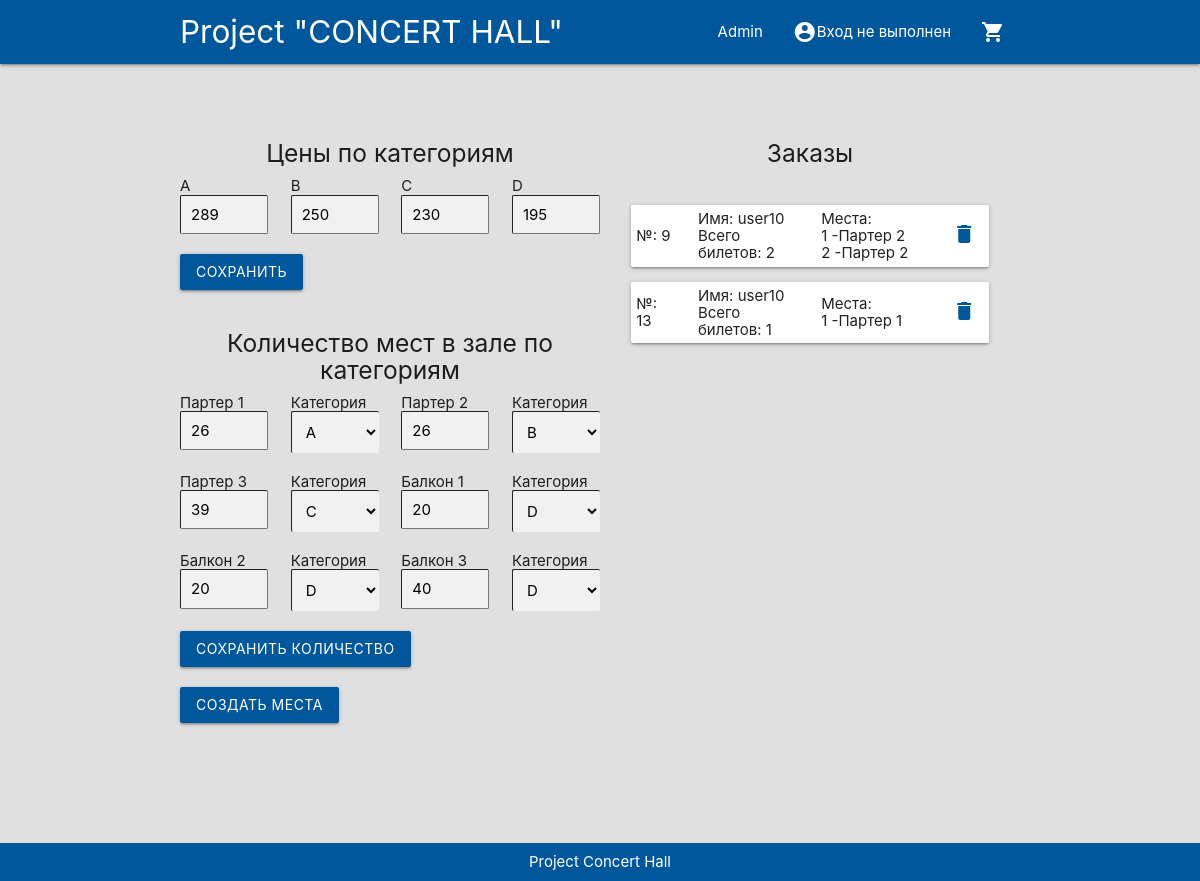
The page /index.php?route=admin on the database its author committed.
### tables this page shows
CREATE TABLE `orders` (
  `order_id` int(11) NOT NULL,
  `user_id` int(11) NOT NULL
);

CREATE TABLE `users` (
  `user_id` int(11) NOT NULL,
  `user_name` varchar(250) NOT NULL,
  `user_email` varchar(250) NOT NULL,
  `user_password` varchar(250) NOT NULL
);

CREATE TABLE `order_details` (
  `order_details_id` int(11) NOT NULL,
  `order_id` int(11) NOT NULL,
  `place_id` int(11) NOT NULL
);

CREATE TABLE `places` (
  `place_id` int(11) NOT NULL,
  `place_name` varchar(255) NOT NULL,
  `zone_id` int(11) NOT NULL,
  `category_id` int(11) NOT NULL,
  `place_status` int(11) NOT NULL
);

CREATE TABLE `zones` (
  `zone_id` int(11) NOT NULL,
  `zone_name` varchar(250) NOT NULL,
  `category_id` varchar(250) NOT NULL,
  `places_quantity` int(11) NOT NULL
);

### system/request.php (called while the page is built, shortened)
<?php
function getView($name, $data = '') {
    return require_once $_SERVER['DOCUMENT_ROOT'] . "/views/" . $name . ".php";
}
function getHeader($data = '') {
    return require_once $_SERVER['DOCUMENT_ROOT'] . "/controllers/header.php";
}
function getFooter($data = '') {
    return require_once $_SERVER['DOCUMENT_ROOT'] . "/controllers/footer.php";
}
function myLink($name, $id = '') {
    if (!empty($id)) {
        return 'index.php?route=' . $name . '&' . $name . '_id=' . $id;
    } else {
        return 'index.php?route=' . $name;
    }
}
            ?>

### controllers/header.php (called while the page is built)
<?php
getView('header');

### controllers/admin.php (called while the page is built, shortened)
<?php
$sql_get_orders_list = "SELECT * FROM orders LEFT JOIN users USING (user_id)";
$query_get_orders_list = mysqli_query($connect, $sql_get_orders_list);
foreach ($_SESSION['orders_list_add_places_quantity'] as $item) {
    $sql_get_places_numbers = "SELECT place_id, place_name, zone_name FROM order_details LEFT JOIN places USING (place_id) LEFT JOIN zones USING (zone_id) WHERE order_id='" . $item['order_id'] . "'";
    $query_get_places_numbers = mysqli_query($connect, $sql_get_places_numbers);
}
getView('admin');

### controllers/footer.php (called while the page is built)
<?php
getView('footer');

### views/admin.php (the view, shortened to what this page needs)
<?php
getHeader();
?>
<div class="row">
    <div class="col s6">
        <div class="row">
            <h5 class="center-align">Цены по категориям</h5>
            <form method="post">
                <div class="row">
                    <div class="col s3">
                        <label for="category_a_price">A</label>
                        <input type="number" name="category_a_price"
                               value="<?php echo !empty($_SESSION['category_a_price']) ? $_SESSION['category_a_price'] : ''; ?>"
                            <?php echo !empty($_SESSION['errors']['error_number']) ? 'class="error"' : '' ?>
                        >
                    </div>
                    <div class="col s3">
                        <label for="category_b_price">B</label>
                        <input type="number" name="category_b_price"
                               value="<?php echo !empty($_SESSION['category_b_price']) ? $_SESSION['category_b_price'] : ''; ?>"
                            <?php echo !empty($_SESSION['errors']['error_number']) ? 'class="error"' : '' ?>
                        >
                    </div>
                    <div class="col s3">
                        <label for="category_c_price">C</label>
                        <input type="number" name="category_c_price"
                               value="<?php echo !empty($_SESSION['category_c_price']) ? $_SESSION['category_c_price'] : ''; ?>"
                            <?php echo !empty($_SESSION['errors']['error_number']) ? 'class="error"' : '' ?>
                        >
                    </div>
                    <div class="col s3">
                        <label for="category_d_price">D</label>
                        <input type="number" name="category_d_price"
                               value="<?php echo !empty($_SESSION['category_d_price']) ? $_SESSION['category_d_price'] : ''; ?>"
                            <?php echo !empty($_SESSION['errors']['error_number']) ? 'class="error"' : '' ?>
                        >
                    </div>
                </div>
                <div class="row">
                    <div class="col s12">
                        <button type="submit"
                                class="btn waves-effect waves-light light-blue darken-4"
                                name="submit_category_price"
                                value="submit_category_price"
                        >Сохранить</button>
                    </div>
                </div>
            </form>
        </div>
        <div class="row">
            <h5 class="center-align">Количество мест в зале по категориям</h5>
            <form method="post">
                <div class="row">
                    <div class="col s3">
                        <label for="zone_1_quantity">Партер 1</label>
                        <input type="number" name="zone_1_quantity"
                               value="<?php echo !empty($_SESSION['zone_1_quantity']) ? $_SESSION['zone_1_quantity'] : ''; ?>"
                            <?php echo !empty($_SESSION['errors']['error_number']) ? 'class="error"' : '' ?>
                        >
                    </div>
                    <div class="col s3">
                        <label for="category_zone_1">Категория</label>
                        <select name="category_zone_1">
                            <option value="1" <?php echo $_SESSION['zone_1_category'] == '1' ? 'selected' : ''; ?>>A</option>
                        </select>
                    </div>
                    <div class="col s3">
                        <label for="zone_2_quantity">Партер 2</label>
                        <input type="number" name="zone_2_quantity"
                               value="<?php echo !empty($_SESSION['zone_2_quantity']) ? $_SESSION['zone_2_quantity'] : ''; ?>"
                            <?php echo !empty($_SESSION['errors']['error_number']) ? 'class="error"' : '' ?>
                        >
                    </div>
                    <div class="col s3">
                        <label for="category_zone_2">Категория</label>
                        <select name="category_zone_2">
                            <option value="2" <?php echo $_SESSION['zone_2_category'] == '2' ? 'selected' : ''; ?>>B</option>
                        </select>
                    </div>
                </div>
                <div class="row">
                    <div class="col s3">
                        <label for="zone_3_quantity">Партер 3</label>
                        <input type="number" name="zone_3_quantity"
                               value="<?php echo !empty($_SESSION['zone_3_quantity']) ? $_SESSION['zone_3_quantity'] : ''; ?>"
                            <?php echo !empty($_SESSION['errors']['error_number']) ? 'class="error"' : '' ?>
                        >
                    </div>
                    <div class="col s3">
                        <label for="category_zone_3">Категория</label>
                        <select name="category_zone_3">
                            <option value="3" <?php echo $_SESSION['zone_3_category'] == '3' ? 'selected' : ''; ?>>C</option>
                        </select>
                    </div>
                    <div class="col s3">
                        <label for="zone_4_quantity">Балкон 1</label>
                        <input type="number" name="zone_4_quantity"
                               value="<?php echo !empty($_SESSION['zone_4_quantity']) ? $_SESSION['zone_4_quantity'] : ''; ?>"
                            <?php echo !empty($_SESSION['errors']['error_number']) ? 'class="error"' : '' ?>
                        >
                    </div>
                    <div class="col s3">
                        <label for="category_zone_4">Категория</label>
                        <select name="category_zone_4">
                            <option value="4" <?php echo $_SESSION['zone_4_category'] == '4' ? 'selected' : ''; ?>>D</option>
                        </select>
                    </div>
                </div>
                <div class="row">
                    <div class="col s3">
                        <label for="zone_5_quantity">Балкон 2</label>
                        <input type="number" name="zone_5_quantity"
                               value="<?php echo !empty($_SESSION['zone_5_quantity']) ? $_SESSION['zone_5_quantity'] : ''; ?>"
                            <?php echo !empty($_SESSION['errors']['error_number']) ? 'class="error"' : '' ?>
                        >
                    </div>
                    <div class="col s3">
                        <label for="category_zone_5">Категория</label>
                        <select name="category_zone_5">
                            <option value="4" <?php echo $_SESSION['zone_5_category'] == '4' ? 'selected' : ''; ?>>D</option>
                        </select>
                    </div>
                    <div class="col s3">
                        <label for="zone_6_quantity">Балкон 3</label>
                        <input type="number" name="zone_6_quantity"
                               value="<?php echo !empty($_SESSION['zone_6_quantity']) ? $_SESSION['zone_6_quantity'] : ''; ?>"
                            <?php echo !empty($_SESSION['errors']['error_number']) ? 'class="error"' : '' ?>
                        >
                    </div>
                    <div class="col s3">
                        <label for="category_zone_6">Категория</label>
                        <select name="category_zone_6">
                            <option value="4" <?php echo $_SESSION['zone_6_category'] == '4' ? 'selected' : ''; ?>>D</option>
                        </select>
                    </div>
                </div>
                <div class="row">
                    <div class="col s12">
                        <button type="submit"
                                class="btn waves-effect waves-light light-blue darken-4"
                                name="submit_zones_quantity"
                                value="submit_zones_quantity"
                        >Сохранить количество</button>
                    </div>
                </div>
            </form>
            <form method="post">
                <div class="row">
                    <div class="col s12">
                        <button type="submit"
                                class="btn waves-effect waves-light light-blue darken-4"
                                name="set_places"
                                value="set_places"
                        >Создать места</button>
                    </div>
                </div>
            </form>
        </div>
    </div>
    <div class="col s6">
        <h5 class="center-align">Заказы</h5>
        <div class="orders-list-wrapper">
            <?php
            foreach ($_SESSION['orders_list_add_places_numbers'] as $order) {
                ?>
                <div class="card order-item hoverable">
                    <div class="row">
                        <form method="post">
                            <div class="col s2">
                                <span>№: <?php echo $order['order_id'] ?></span>
                            </div>
                            <div class="col s4">
                                <span>Имя: <?php echo $order['user_name'] ?></span>
                                <span>Всего билетов: <?php echo $order["places_count"] ?></span>
                            </div>
                            <div class="col s4">
                                <span>Места: </span>
                                <?php
                                foreach ($order["places_numbers"] as $place) {
                                    echo '<span><input type="text" name="delete_places[]" value="' . $place["place_id"] . '">' . $place["place_name"] . ' -' . $place["zone_name"] . '</span> ';
                                }
                                ?>
                            </div>
                            <div class="col s2 actions">
                                <button name="delete" value="<?php echo $order["order_id"] ?>"><i class="material-icons light-blue-text text-darken-4">delete</i></button>
                            </div>
                        </form>
                    </div>
                </div>
                <?php
            }
            ?>
        </div>
    </div>
</div>
<?php
getFooter();
?>

### index.php (shortened to what this page needs)
<?php
if (!empty($_GET['route'])) {
    $filename = $_SERVER['DOCUMENT_ROOT'] . "/controllers/" . $_GET['route'] . ".php";
}
require_once $_SERVER['DOCUMENT_ROOT'] . "/system/request.php";
if ($_SERVER['REQUEST_URI'] == '/') {
    require_once $_SERVER['DOCUMENT_ROOT'] . "/controllers/home.php";
} elseif (!empty($filename) && file_exists($filename)) {
    require_once $filename;
} else {
    require_once $_SERVER['DOCUMENT_ROOT'] . "/controllers/404.php";
}

### views/header.php (shortened to what this page needs)
<!doctype html>
<html lang="ru-RU">
<head>
    <link rel="stylesheet" href="/css/styles.css">
    <link rel="stylesheet" href="css/materialize.css">
    <link rel="stylesheet" href="/css/material-icons.css">
    <link rel="stylesheet" href="/css/normalize.css">
</head>
<body class="grey lighten-2">
<header>
    <nav class="light-blue darken-4">
        <div class="nav-wrapper">
            <div class="container">
                <a class="brand-logo" href="/" title="На главную">Project "CONCERT HALL"</a>
                <ul id="nav-mobile" class="right">
                    <li><a href="<?php echo myLink('admin')?>">Admin</a></li>
                    <li <?php echo $_SESSION['is_auth'] ? 'id="account_link"' : ''; ?>><a class="account" href="<?php echo myLink('login') ?>"><i class="material-icons">account_circle</i><span><?php echo $_SESSION['is_auth'] ? $_SESSION['is_auth_name'] : 'Вход не выполнен'; ?></span></a>
                    </li>
                    <li><a><i class="material-icons">shopping_cart</i></a></li>
                </ul>
            </div>
        </div>
    </nav>
</header>
<div class="main">
    <div class="container">

### views/footer.php (shortened to what this page needs)
    </div>
</div>
        <footer class="light-blue darken-4 page-footer">
            <div class="container">
                <div class="row">
                    <div class="center-align">Project Concert Hall</div>
                </div>
            </div>
        </footer>
    </body>
</html>

### css/styles.css (style rules this page uses)
.main { padding-top: 60px; padding-bottom: 60px; }
body { height: 100vh; display: flex; flex-direction: column; }
nav li .account { display: flex; align-items: center; justify-content: flex-start; }
.main { height: 100vh; }
label { display: block; }
input, select, textarea { border-width: 1px; background-color: #f1f1f1; border-radius: 2px; width: 100%; padding: 10px; outline: none; }
select { border-left-style: inset; border-top-style: inset; border-right-style: none; border-bottom-style: none; line-height: 1; }
.container { position: relative; }
footer.page-footer { padding-top: 10px; }
footer .row { margin-bottom: 10px; }
.orders-list-wrapper { max-height: 500px; overflow-y: scroll; overflow-x: hidden; padding: 20px; }
.order-item { padding: 5px; }
.order-item .row { margin: 0; }
.order-item .row form { display: flex; align-items: center; margin: 0; }
.order-item .row form .actions { display: flex; align-items: center; justify-content: center; }
.order-item .row form .actions button { border: none; background: none; }
.order-item span { display: block; }

### rows shown on the page
orders: order_id "9", user.user_name "user10", places_count "2"
order_details: place.place_name "1", zones.zone_name "Партер 2"
order_details: place.place_name "2", zones.zone_name "Партер 2"
orders: order_id "13", user.user_name "user10", places_count "1"
order_details: place.place_name "1", zones.zone_name "Партер 1"
